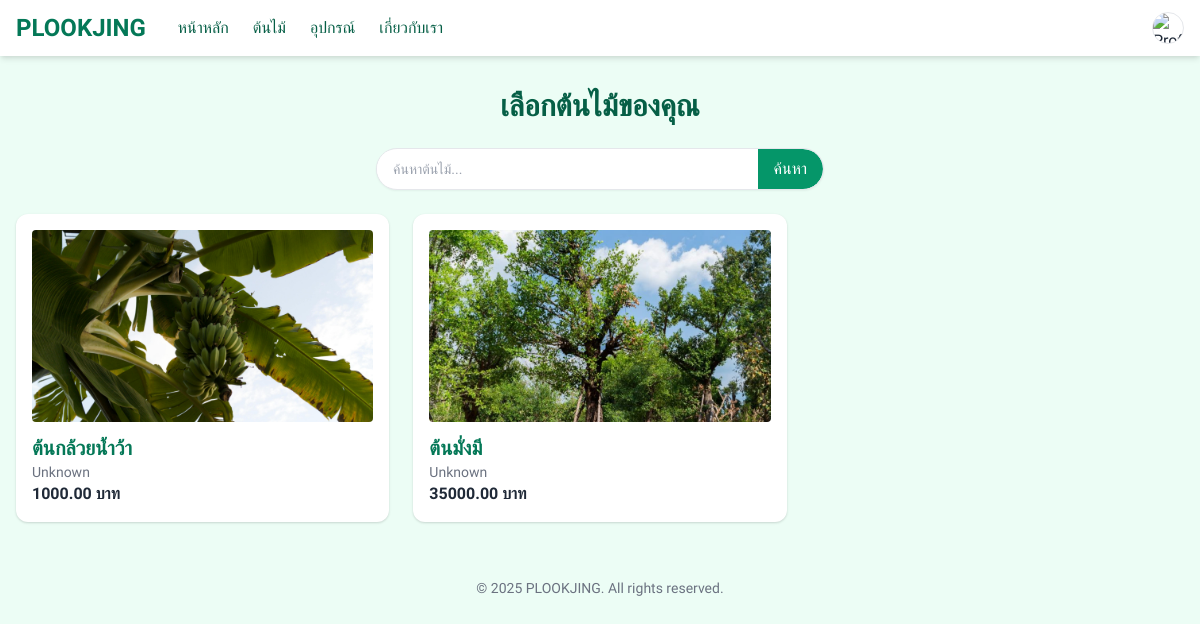
Page /select-tree/ on the earlier database version.
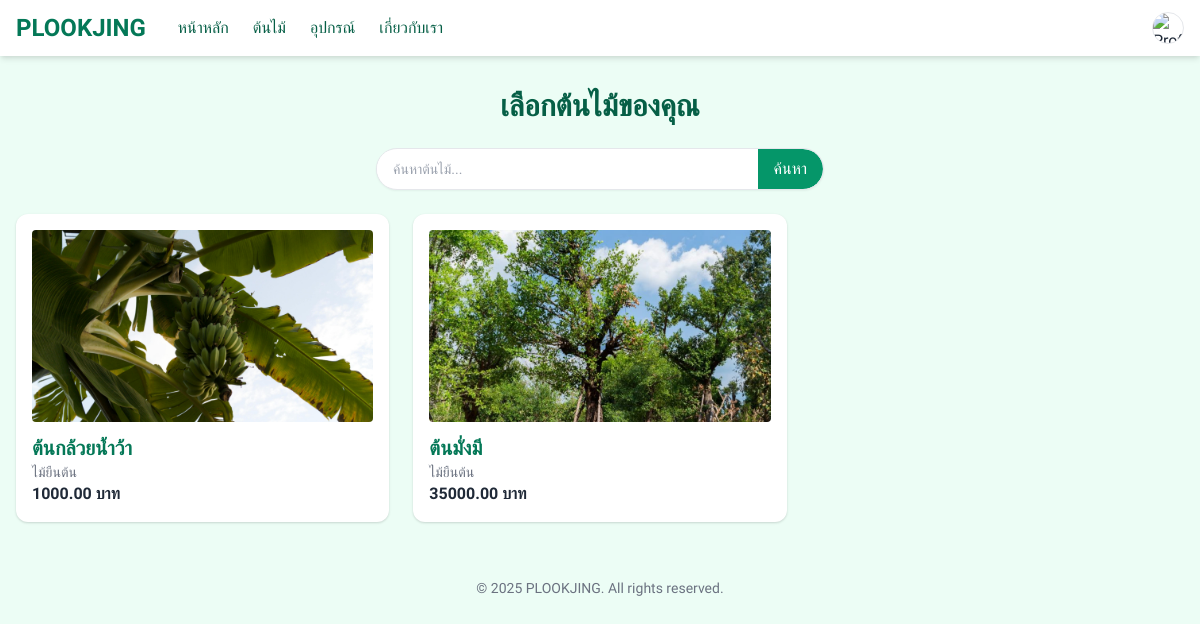
Same page on the later database version.
### myapp/models.py (models this page shows, shortened)
class Tree(models.Model):
    name = models.CharField(max_length=100)
    species = models.CharField(max_length=100, default="Unknown")
    description = models.TextField(blank=True)
    image = models.ImageField(upload_to='tree/', null=True, blank=True)
    price = models.DecimalField(max_digits=10, decimal_places=2)

### myapp/views.py (the view)
# urls.py: path('select-tree/', views.select_tree, name='select_tree'),
def select_tree(request):
    query = request.GET.get('q')
    if query:
        trees = Tree.objects.filter(name__icontains=query)
    else:
        trees = Tree.objects.all()
    return render(request, 'myapp/select_tree.html', {'trees': trees})

### myapp/templates/myapp/select_tree.html
{% extends 'base.html' %}
{% block content %}
  <h1 class="text-3xl font-bold text-green-800 mb-6 text-center">เลือกต้นไม้ของคุณ</h1>
  <div class="flex justify-center mb-6">
    <form method="GET" action="" class="w-full max-w-md">
      <div class="flex items-center border rounded-full bg-white shadow-sm overflow-hidden">
        <input type="text" name="q" placeholder="ค้นหาต้นไม้..." value="{{ request.GET.q }}"
               class="flex-1 px-4 py-2 focus:outline-none text-sm" />
        <button type="submit" class="bg-green-600 hover:bg-green-700 text-white px-4 py-2 rounded-r-full">
          ค้นหา
        </button>
      </div>
    </form>
  </div>
  <div class="grid grid-cols-1 sm:grid-cols-2 md:grid-cols-3 gap-6">
    {% for tree in trees %}
      <a href="{% url 'myapp:tree_detail' tree.id %}" class="block bg-white rounded-xl shadow p-4 hover:shadow-lg transition hover:ring-2 hover:ring-green-500">
        {% if tree.image %}
          <img src="{{ tree.image.url }}" alt="{{ tree.name }}" class="w-full h-48 object-cover rounded mb-3">
        {% endif %}
        <h2 class="text-xl font-semibold text-green-700">{{ tree.name }}</h2>
        <p class="text-gray-500 text-sm">{{ tree.species }}</p>
        <p class="text-orange-600 font-bold">{{ tree.price|floatformat:2 }} บาท</p>
      </a>
    {% empty %}
      <p class="col-span-full text-center text-gray-500">ยังไม่มีต้นไม้ในระบบ</p>
    {% endfor %}
  </div>
{% endblock %}

Differences in the rows shown:
changed Tree "ต้นกล้วยน้ำว้า": species "Unknown" → "ไม้ยืนต้น"
changed Tree "ต้นมั่งมี": species "Unknown" → "ไม้ยืนต้น"
